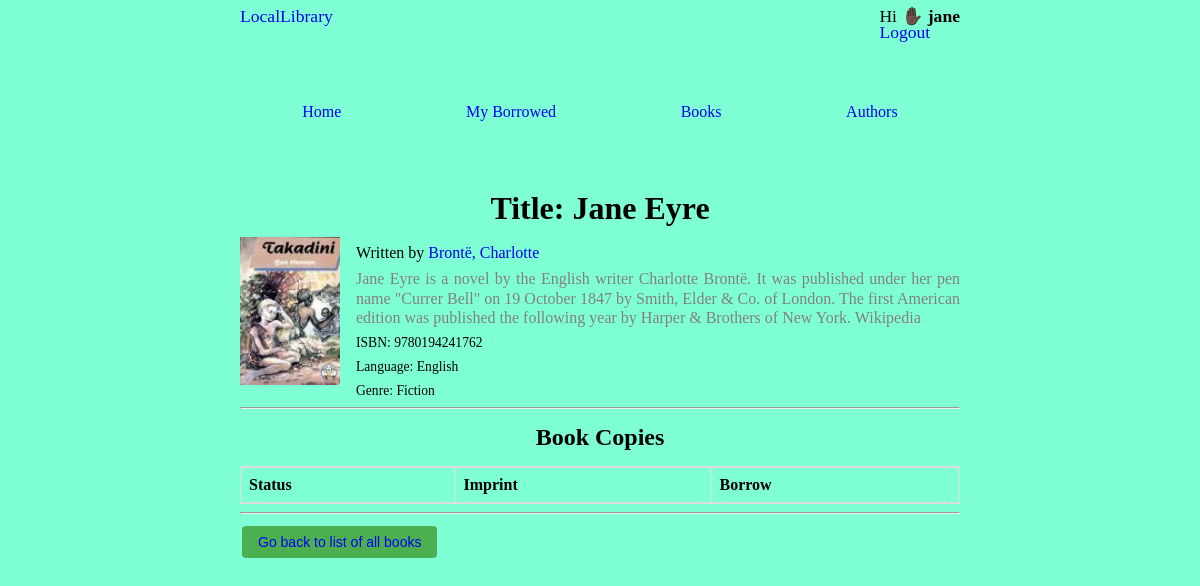
Before: /catalog/book/5 (signed in) with the older database file.
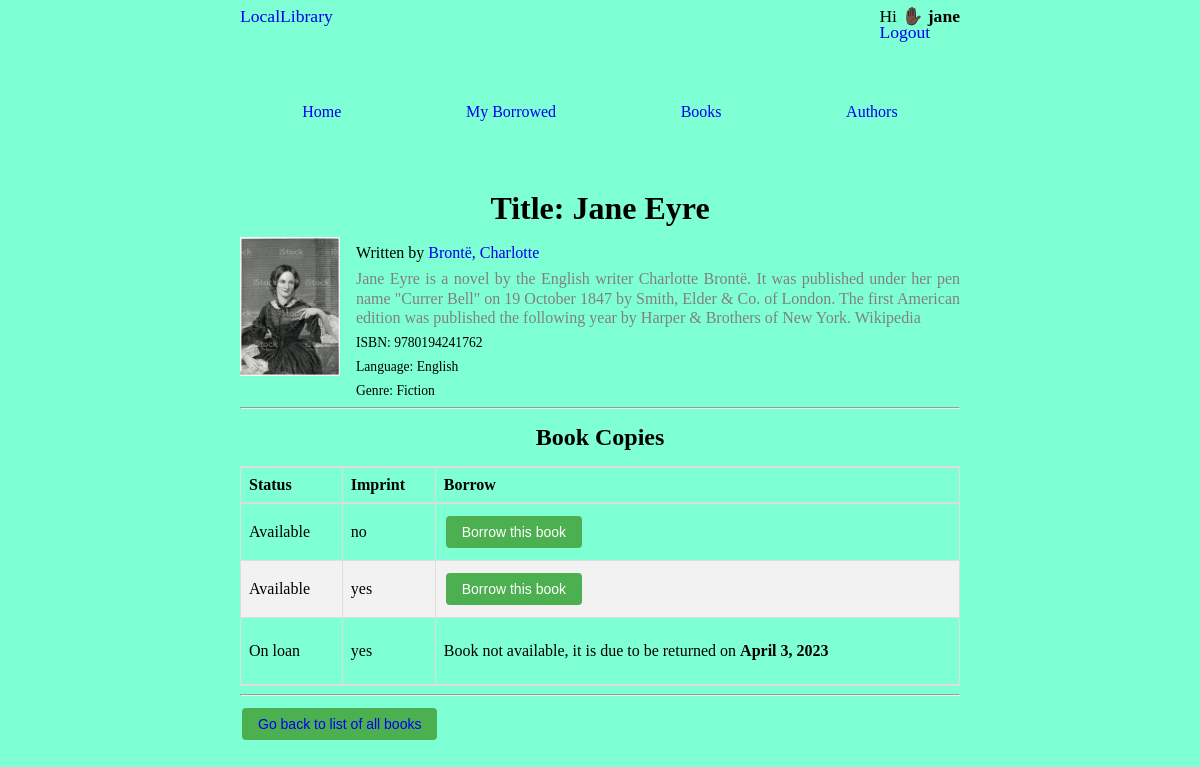
After: the same page with the newer database file.
### catalog/models.py (models this page shows, shortened)
class Book(models.Model):
    title = models.CharField(max_length=200)
    author = models.ForeignKey('Author', on_delete=models.SET_NULL, null=True,related_name='books')
    summary = models.TextField(max_length=1000, help_text='Enter a brief description of the book')
    isbn = models.CharField('ISBN', max_length=13, unique=True,
                             help_text='13 Character <a href="https://www.isbn-international.org/content/what-isbn">ISBN number</a>')
    genre = models.ManyToManyField(Genre, help_text='Select a genre for this book')
    language =models.ForeignKey(Language,on_delete=models.PROTECT,null=True,blank=True)
    image = models.ImageField(upload_to='images/',null=True)
    class Meta:
        verbose_name = 'book'
        verbose_name_plural = 'books'
    def display_genre(self):
       return ', '.join(genre.name for genre in self.genre.all()[:3])
    display_genre.short_description = 'Genre'

class Author(models.Model):
    first_name = models.CharField(max_length=100)
    last_name = models.CharField(max_length=100)
    date_of_birth = models.DateField(null=True, blank=True)
    date_of_death = models.DateField('Died', null=True, blank=True)
    image = models.ImageField(upload_to='images/',null=True)
    class Meta:
        ordering = ['last_name']
    def get_absolute_url(self):
        return reverse('author-detail', args=[str(self.id)])
    def __str__(self):
        return f'{self.last_name}, {self.first_name}'

class Language(models.Model):
   name=models.CharField(max_length=200)
   def __str__(self):
      return self.name

class Genre(models.Model):
    name = models.CharField(max_length=200, help_text='Enter a book genre (e.g. Science Fiction)')
    def __str__(self):
     return self.name

class BookInstance(models.Model):
   id=models.UUIDField(primary_key=True, default=uuid.uuid4, help_text='Unique ID for this particular book across whole library')
   due_back=models.DateField(null=True,blank=True)
   book=models.ForeignKey(Book,on_delete=models.PROTECT,null=True)
   imprint=models.CharField(max_length=200)
   borrower = models.ForeignKey(User, on_delete=models.SET_NULL, null=True, blank=True)
   LOAN_STATUS = (
        ('m', 'Maintenance'),
        ('o', 'On loan'),
        ('a', 'Available'),
        ('r', 'Reserved'),
    )
   status=models.CharField(max_length=1,
        choices=LOAN_STATUS,
        blank=True,
        default='m',
        help_text='Book availability',)
   class Meta:
      ordering=['due_back']
      permissions = (("can_mark_returned", "Set book as returned"),)

### catalog/views.py (the view)
# urls.py: path('book/<int:pk>', views.BookDetail.as_view(),name='book-detail'),
class BookDetail(LoginRequiredMixin,DetailView):
    model= models.Book
    template_name='catalog/book-detail.html'

### catalog/templates/catalog/book-detail.html (shortened to what this page needs)
{% extends 'base.html' %}
{% block content %}
<h1 class="book-title">Title: {{ book.title }} </h1>
<div class="book-detail">
  <div><img src="{{ book.image.url }}" alt="" srcset=""></div>
<ul>
    <li class="book-author"> Written by <a href="{{ book.author.get_absolute_url }}"> {{ book.author }}</a></li>
    <li class="book-summary">{{ book.summary|truncatewords:50 }}</li>
    <li class="book-isbn">ISBN: {{ book.isbn }}</li>
    <li class="book-language">Language: {{ book.language }}</li>
    <li class="book-genre">Genre: {{ book.genre.all|join:", " }}</li>
</ul>
</div>
<hr>
<h2>Book Copies</h2>
<table class="book-instances">
  <thead>
    <tr>
      <th>Status</th>
      <th>Imprint</th>
      <th>Borrow</th>
    </tr>
  </thead>
  <tbody>
    {% for copy in book.bookinstance_set.all %}
    <tr>
      <td>{{ copy.get_status_display }}</td>
      <td>{{ copy.imprint }}</td>
      <td>
        {% if copy.status == 'a' %}
        <form method="post" action="{% url 'borrow-book-user' copy.id %}">
          <button type="submit">Borrow this book</button>
        </form>
        {% else %}
        <p>Book not available, it is due to be returned on <strong>{{copy.due_back}}</strong></p>
        {% endif %}
      </td>
    </tr>
    {% endfor %}
  </tbody>
</table>
<hr>
<button><a href="{% url 'books' %}"> Go back to list of all books</a></button>
{% endblock %}

Changed rows visible on the page:
changed Book "Jane Eyre": image: a different picture
added BookInstance: status "Available", imprint "no", shows "Borrow this book"
added BookInstance: status "Available", imprint "yes", shows "Borrow this book"
added BookInstance: status "On loan", imprint "yes", due_back "April 3, 2023"
